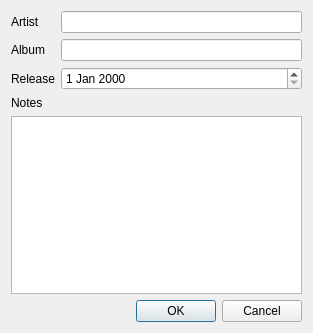
<?xml version="1.0" encoding="UTF-8"?>
<ui version="4.0">
 <class>Editor</class>
 <widget class="QDialog" name="Editor">
  <property name="geometry">
   <rect>
    <x>0</x>
    <y>0</y>
    <width>313</width>
    <height>333</height>
   </rect>
  </property>
  <property name="windowTitle">
   <string>Dialog</string>
  </property>
  <layout class="QVBoxLayout" name="verticalLayout">
   <item>
    <layout class="QGridLayout" name="gridLayout">
     <item row="0" column="0">
      <widget class="QLabel" name="label">
       <property name="text">
        <string>Artist</string>
       </property>
      </widget>
     </item>
     <item row="0" column="1">
      <widget class="QLineEdit" name="txtArtist"/>
     </item>
     <item row="1" column="0">
      <widget class="QLabel" name="label_2">
       <property name="text">
        <string>Album</string>
       </property>
      </widget>
     </item>
     <item row="1" column="1">
      <widget class="QLineEdit" name="txtAlbum"/>
     </item>
     <item row="2" column="0">
      <widget class="QLabel" name="label_3">
       <property name="text">
        <string>Release</string>
       </property>
      </widget>
     </item>
     <item row="2" column="1">
      <widget class="QDateEdit" name="deRelease"/>
     </item>
    </layout>
   </item>
   <item>
    <widget class="QLabel" name="label_4">
     <property name="text">
      <string>Notes</string>
     </property>
    </widget>
   </item>
   <item>
    <widget class="QPlainTextEdit" name="txtNote"/>
   </item>
   <item>
    <widget class="QDialogButtonBox" name="buttonBox">
     <property name="orientation">
      <enum>Qt::Horizontal</enum>
     </property>
     <property name="standardButtons">
      <set>QDialogButtonBox::Cancel|QDialogButtonBox::Ok</set>
     </property>
    </widget>
   </item>
  </layout>
 </widget>
 <resources/>
 <connections>
  <connection>
   <sender>buttonBox</sender>
   <signal>accepted()</signal>
   <receiver>Editor</receiver>
   <slot>accept()</slot>
   <hints>
    <hint type="sourcelabel">
     <x>248</x>
     <y>254</y>
    </hint>
    <hint type="destinationlabel">
     <x>157</x>
     <y>274</y>
    </hint>
   </hints>
  </connection>
  <connection>
   <sender>buttonBox</sender>
   <signal>rejected()</signal>
   <receiver>Editor</receiver>
   <slot>reject()</slot>
   <hints>
    <hint type="sourcelabel">
     <x>316</x>
     <y>260</y>
    </hint>
    <hint type="destinationlabel">
     <x>286</x>
     <y>274</y>
    </hint>
   </hints>
  </connection>
 </connections>
</ui>
